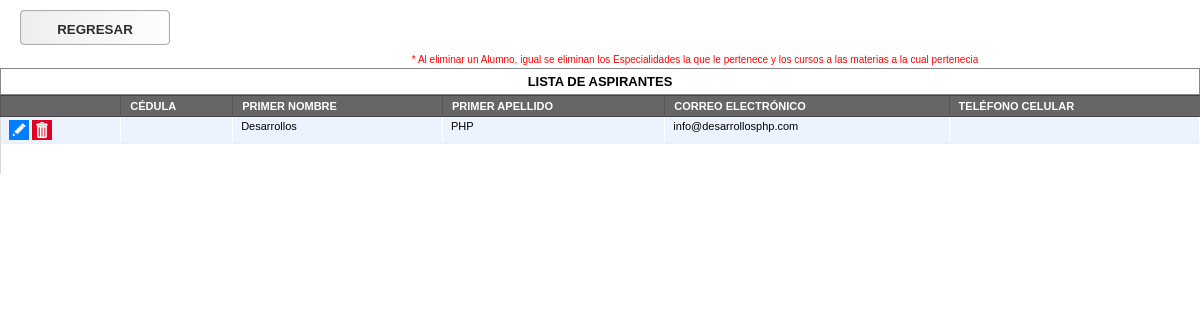
/listalumnos.php, run on the app's committed database.
### tables this page shows
CREATE TABLE IF NOT EXISTS `alumno` (
  `idalumno` int(10) unsigned NOT NULL,
  `cedula` varchar(10) NOT NULL,
  `pais` varchar(100) NOT NULL,
  `pasaporte` int(20) NOT NULL,
  `nombre` varchar(45) NOT NULL,
  `segundo_nombre` varchar(50) NOT NULL,
  `apellido_paterno` varchar(45) NOT NULL,
  `apellido_materno` varchar(45) NOT NULL,
  `etnia` varchar(20) NOT NULL,
  `correo` varchar(45) NOT NULL,
  `fecha_nac` date NOT NULL,
  `estado_civil` varchar(10) NOT NULL,
  `sexo` varchar(10) NOT NULL,
  `estado` varchar(100) NOT NULL,
  `ciudad` varchar(100) NOT NULL,
  `municipio` varchar(100) NOT NULL,
  `parroquia` varchar(100) NOT NULL,
  `direccion` varchar(100) NOT NULL,
  `telefono` varchar(12) NOT NULL,
  `telef_habitacion` varchar(12) NOT NULL,
  `telef_oficina` varchar(12) NOT NULL,
  `especialidad` varchar(10) NOT NULL,
  `fecha _inscripcion` date NOT NULL,
  `titulo` varchar(100) NOT NULL,
  `universidad` varchar(100) NOT NULL,
  `trabajo` varchar(100) NOT NULL,
  `ano_servicio` varchar(3) NOT NULL,
  `tipo_org` varchar(10) NOT NULL,
  `observacion` varchar(1000) NOT NULL,
  `nro_deposito` int(11) NOT NULL,
  `fecha_deposito` date NOT NULL,
  `monto_deposito` decimal(11,0) NOT NULL,
  `nro_deposito2` int(11) NOT NULL,
  `fecha_deposito2` varchar(10) NOT NULL,
  `monto_deposito2` decimal(11,0) NOT NULL,
  `modo_ingreso` varchar(12) NOT NULL,
  `cohorte` varchar(7) NOT NULL
);

### listalumnos.php (the view, shortened to what this page needs)
<link href="css/main.css" rel="stylesheet" type="text/css"/>
<link href="css/tablas.css" rel="stylesheet" type="text/css" />
<input type="button" style="cursor: pointer;" class="boot" onclick="javascript:window.history.back();" value="REGRESAR" /> <br><br><br>
<small><font color="red">* Al eliminar un Alumno, igual se eliminan los Especialidades la que le pertenece y los cursos a las materias a la cual pertenecia</font></small>
<table width="100%">
		<tr>
		<td class="down1">
		<strong><center> LISTA DE ASPIRANTES </center></strong>
		</td>
		</tr>
		</table>
<table id="table" cellspacing="0" width="100%">
 <thead>
  <tr class="asc" id="head">
   <th></th>
   <th>C&EacuteDULA</th>
   <th>PRIMER NOMBRE</th>
   <th>PRIMER APELLIDO</th>
   <th>CORREO ELECTR&OacuteNICO</th>
   <th>TEL&EacuteFONO CELULAR</th>
  </tr>
 </thead>
 <tbody id="tbody">
 <?php
 include('config.php');
 $contador = 0;
 $sql = "SELECT * FROM alumno order by idalumno";
 $rs  = mysql_query($sql,$conexion);
 if(mysql_num_rows($rs) !=0 ){
	while($row=mysql_fetch_assoc($rs)){
		$class="odd";
		$contador = $contador + 1;
		if($contador%2){$class="even";}
		echo '<tr class="'.$class.'">';
		echo '<td>';
	    echo '<a href="editaralumno.php?cedula='.$row["cedula"].'"><img src="imagenes/edit.png" width="20px"/></a>' ;
		echo ' <img src="imagenes/delete.png" onclick="eliminar('.$row['idalumno'].')" width="20px"/>';
		echo '</td>';
		echo '<td>'.$row['cedula'].'</td>';
		echo '<td>'.$row['nombre'].'</td>';
		echo '<td>'.$row['apellido_paterno'].'</td>';
		echo '<td>'.$row['correo'].'</td>';
		echo '<td>'.$row['telefono'].'</td>';
		echo '</tr>';
	}
	echo '<tr>
			<td><br><br></td>
		  </tr>';
 }else{
	echo '<tr><td colspan=7><center>No Existe Registros</center></td></tr>';
 }
 ?>
 </tbody>
</table>

### css/main.css (style rules this page uses)
html, body, div, span, applet, object, iframe, h1, h2, h3, h4, h5, h6, p, blockquote, pre, a, abbr, acronym, address, big, cite, code, del, dfn, em, font, img, ins, kbd, q, s, samp, small, strike, strong, sub, sup, tt, var, b, u, i, center, dl, dt, dd, ol, ul, li, fieldset, form, label, legend, table, caption, tbody, tfoot, thead, tr, th, td { margin: 0; padding: 0; border: 0; outline: 0; font-size: 100%; vertical-align: top; background: transparent; }
table { border-collapse: collapse; border-spacing: 0; }
a img { border:none }
a:link, a:visited { color: #000; text-decoration: underline; }
.down1 { border: 1px solid #878787; background: #FFFFFF; text-align: left ; font:Geneva, Arial, Helvetica, sans-serif; FONT-SIZE: 13px; clear: both; border-width: 1px; border-style: solid; margin: 0px; padding: 5px; background-repeat: no-repeat; background-position: 0px 50%; -webkit-border-radius: 5px; -moz-border-radius: 5px; }
.boot { background-color: #F3F3F3; border: 1px solid #ACACAC; -moz-box-shadow:inset 0px 0px 1px rgba(187,187,187,1); -webkit-box-shadow:inset 0px 0px 1px rgba(187,187,187,1); box-shadow:inset 0px 0px 1px rgba(187,187,187,1); background-image: -o-linear-gradient(90deg , rgb(238,238,238) 0%, rgb(254,254,254) 100%); background-image: -moz-linear-gradient(90deg , rgb(238,238,238) 0%, rgb(254,254,254) 100%); background-image: -webkit-linear-gradient(90deg , rgb(238,238,238) 0%, rgb(254,254,254) 100%); background-image: -ms-linear-gradient(90deg , rgb(238,238,238) 0%, rgb(254,254,254) 100%); background-image: linear-gradient(90deg , rgb(238,238,238) 0%, rgb(254,254,254) 100%); color: #2B2C2B; text-shadow: rgba(254,254,254,0.5) 0px 1px 0px; display: block; width: 150px; height: 35px; border-radius: 4px; text-align: center; line-height: 35px; text-decoration: none; font-family: 'Helvetica'; font-weight: bold; font-size: 10pt; float: left; margin: 10px 20px; }

### css/tablas.css (style rules this page uses)
#table { -moz-user-select:none; cursor:default; font-family:Arial,sans-serif; font-size:11px; width:100%; }
#table th { background:#666666 none repeat scroll 0%; border-bottom:1px solid #444444; border-left:1px solid #555555; border-top:1px solid #444444; color:#FFFFFF; cursor:pointer; padding:4px 0pt 4px 9px; text-align:left; }
#table tr td { border-bottom:1px solid #FFFFFF; border-left:1px solid #D9D9D9; border-top:1px solid #FFFFFF; padding:3px 8px; }
#table tr.even td { background:#EDF3FE none repeat scroll 0%; border-bottom:1px solid #E8F0FF; border-right:1px solid #FFFFFF; border-top:1px solid #E8F0FF; }

### data on the page
alumno: nombre "Desarrollos", apellido_paterno "PHP", correo "info@desarrollosphp.com"
